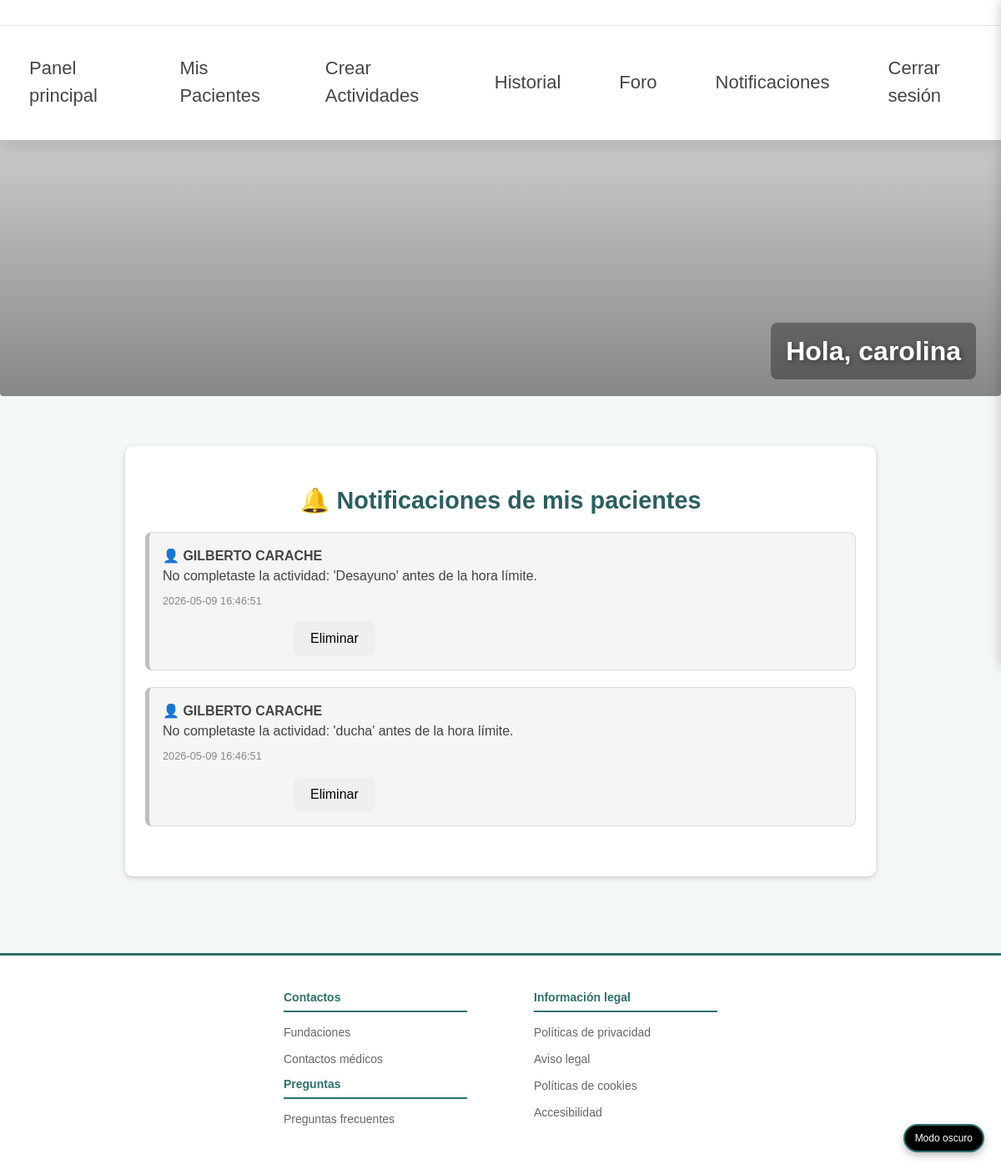
Screenshot of /pages/notificaciones-familiar.php (signed in) with the database file from the repository.
### tables this page shows
CREATE TABLE `notificaciones` (
  `id` int(11) NOT NULL,
  `usuario_id` int(11) NOT NULL,
  `mensaje` varchar(255) NOT NULL,
  `fecha` datetime DEFAULT current_timestamp(),
  `leida` tinyint(1) DEFAULT 0
);

### controllers/obtener-notificaciones-familiar.php (called while the page is built, shortened)
<?php
function obtenerNotificacionesFamiliar($familiar_id)
{
    $db = new Database();
    $conn = $db->connect();
    $sql = $conn->prepare("
SELECT
    n.id,
    n.usuario_id AS paciente_id,
    n.mensaje,
    n.fecha,
    n.leida,
    CONCAT(u.nombre, ' ', u.apellidos) AS paciente_nombre
FROM notificaciones n
INNER JOIN relaciones_familiares rf
    ON rf.paciente_id = n.usuario_id
INNER JOIN usuarios u
    ON u.id = n.usuario_id
WHERE rf.familiar_id = :familiar_id
ORDER BY n.fecha DESC;
    ");
    $sql->execute([':familiar_id' => $familiar_id]);
    return $sql->fetchAll(PDO::FETCH_ASSOC);
}

### pages/notificaciones-familiar.php (the view, shortened to what this page needs)
<?php
require_once __DIR__ . "/../controllers/obtener-notificaciones-familiar.php";
$notificaciones = obtenerNotificacionesFamiliar($_SESSION['user_id']);
?>
<!DOCTYPE html>
<html lang="es">
<head>
    <link rel="stylesheet" href="/assets/css/color.css">
    <link rel="stylesheet" href="/assets/css/global.css">
    <link rel="stylesheet" href="/assets/css/header.css">
    <link rel="stylesheet" href="/assets/css/footer.css">
    <link rel="stylesheet" href="/assets/css/menu.css">
    <link rel="stylesheet" href="/assets/css/banner.css">
    <link rel="stylesheet" href="/assets/css/notificaciones.css">
    <link rel="stylesheet" href="/assets/css/panel-familiar.css">
</head>
<body>
<?php include "../includes/header.php"; ?>
<button class="theme-toggle" onclick="toggleTheme()">Modo oscuro</button>
<?php include "../includes/menu-familiar.php"; ?>
<?php include "../includes/private-banner.php"; ?>
<div class="panel-familiar-container contenedor-notificaciones">
    <h1 class="titulo-notificaciones">🔔 Notificaciones de mis pacientes</h1>
    <?php if (empty($notificaciones)): ?>
        <p class="sin-notificaciones">No hay notificaciones disponibles.</p>
    <?php else: ?>
        <?php foreach ($notificaciones as $n): ?>
            <div class="notificacion <?php echo $n['leida'] ? 'leida' : 'no-leida'; ?>">
                <p class="paciente">
                    👤 <strong><?php echo $n['paciente_nombre']; ?></strong>
                </p>
                <p class="mensaje">
                    <?php echo $n['mensaje']; ?>
                </p>
                <p class="fecha">
                    <?php echo $n['fecha']; ?>
                </p>
                    <form method="POST" action="/controllers/eliminar_notificacion.php" class="mt-2">
                        <button type="submit" class="btn btn-danger btn-sm px-3 py-1">
                        Eliminar
                        </button>
</form>            </div>
        <?php endforeach; ?>
    <?php endif; ?>
</div>
<?php include "../includes/footer.php"; ?>
</body>
</html>

### assets/css/color.css (style rules this page uses)
:root { --color-primary: #2f6f6f; --color-primary-dark: #4d8f88; --color-primary-light: #8fcac3; --color-text: #444; --color-text-light: #666; --color-text-lighter: #888; --color-text-title: #2c5f5f; --color-text-subtitle: #3f7a7a; --color-bg: #f4f7f8; --color-btn-primary: #6c757d; --color-btn-primary-hover: #5c636a; --color-btn-secondary: #6c757d; --color-btn-secondary-hover: #5c636a; --color-white: #ffffff; --color-gray-100: #f5f5f5; --color-gray-200: #e0e0e0; --color-gray-300: #cccccc; --color-border: #dcdcdc; --color-border-strong: #bfbfbf; --color-hover-bg: #d4d4d4; --color-hover-primary: #4d8f88; --color-success: #4CAF50; --color-warning: #FFC107; --color-error: #E53935; --color-info: #2196F3; --color-red: #ff6b6b; --color-blue: #4d9fff; --color-green: #51d88a; --color-yellow: #ffe66d; --color-error-bg: #ffe1e1; --color-error-text: #b30000; --color-error-border: #ffb3b3; --color-primary-darker: #3b6d68; --color-warning: #a8744f; }

### assets/css/global.css (style rules this page uses)
* { box-sizing: border-box; margin: 0; padding: 0; }
body { font-family: "DM Sans", sans-serif; background: var(--color-bg); color: var(--color-text); line-height: 1.5; min-height: 100vh; display: flex; flex-direction: column; }
html, body { height: 100%; }
h1 { margin-top: 20px; color: var(--color-primary); font-size: 50px; text-align: center; }
.btn { padding: 12px 20px; border-radius: 8px; cursor: pointer; transition: 0.3s; font-size: 16px; border: none; }
.theme-toggle { position: fixed; bottom: 20px; right: 20px; background-color: black; color: var(--color-white); border: solid 2px var(--color-primary); padding: 8px 12px; border-radius: 20px; cursor: pointer; font-size: 12px; box-shadow: 0 4px 10px rgba(0,0,0,0.25); transition: 0.3s; z-index: 999; }

### assets/css/notificaciones.css (style rules this page uses)
.contenedor-notificaciones { width: 90%; max-width: 900px; margin: 2rem auto; background: var(--color-white); padding: 1.5rem; border-radius: 0.6rem; box-shadow: 0 2px 6px var(--color-gray-300); }
.titulo-notificaciones { font-size: 1.8rem; margin-bottom: 1rem; color: var(--color-text-title); }
.notificacion { padding: 1rem; border-radius: 0.5rem; margin-bottom: 0.75rem; background: var(--color-gray-100); border: 1px solid var(--color-border); }
.leida { background: var(--color-gray-100); border-left: 5px solid var(--color-border-strong); }
.mensaje { margin-bottom: 0.5rem; color: var(--color-text); }
.fecha { font-size: 0.8rem; color: var(--color-text-lighter); }

### assets/css/panel-familiar.css (style rules this page uses)
.panel-familiar-container { margin-top: 60px; width: 100%; max-width: 900px; margin-left: auto; margin-right: auto; padding-bottom: 40px; }
.panel-familiar-container form { max-width: 500px; margin: 0 auto; }
.panel-familiar-container button { margin-top: 15px; }
.panel-familiar-container .notificacion { margin-bottom: 20px; }

### rows the page displays
notificaciones: paciente_nombre "GILBERTO CARACHE", mensaje "No completaste la actividad: 'Desayuno' antes de la hora límite.", fecha "2026-05-09 16:46:51"
notificaciones: paciente_nombre "GILBERTO CARACHE", mensaje "No completaste la actividad: 'ducha' antes de la hora límite.", fecha "2026-05-09 16:46:51"

### other values shown
$_SESSION["nombre"] "carolina"
